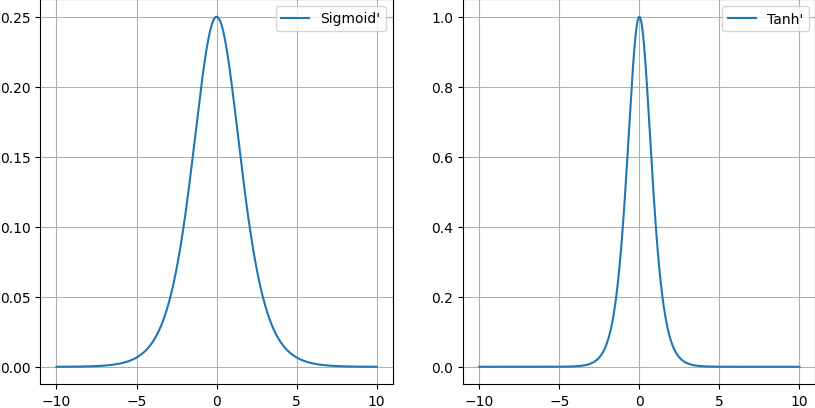

This chart was generated by the following Python code:
import matplotlib.pyplot as plt
import numpy as np

'''
start = -10  # 输入需要绘制的起始值（从左到右）
stop = 10  # 输入需要绘制的终点值
step = 0.02  # 输入步长
fig = plt.figure(figsize=(10, 5))

ax1 = plt.subplot(1, 2, 1)
num = (stop - start) / step  # 计算点的个数
g = lambda z: 1 / (1 + np.exp(-x))
x = np.linspace(start, stop, int(num))
y = g(x)
l1 = ax1.plot(x, y, label='Sigmoid')

g = lambda z: (np.exp(z) - np.exp(-z)) / (np.exp(z) + np.exp(-z))
x = np.linspace(start, stop, int(num))
y = g(x)
l2 = ax1.plot(x, y, label='Tanh')

lns = l1 + l2
labs = [l.get_label() for l in lns]
ax1.legend(lns, labs, loc='upper left')

plt.grid(True)  # 显示网格

ax2 = plt.subplot(1, 2, 2)

g = lambda z: np.maximum(0, z)
x = np.linspace(start, stop, int(num))
y = g(x)
ax2.plot(x, y, label='Relu')

plt.grid(True)  # 显示网格

plt.legend()  # 显示旁注#注意：不会显示后来再定义的旁注
plt.savefig("./" + "Activation.png", bbox_inches='tight', pad_inches=0)

plt.show()

'''
start = -10  # 输入需要绘制的起始值（从左到右）
stop = 10  # 输入需要绘制的终点值
step = 0.02  # 输入步长
fig = plt.figure(figsize=(10, 5))

ax1 = plt.subplot(1, 2, 1)
num = (stop - start) / step  # 计算点的个数
g = lambda z: (np.exp(-z)) / ((1 + np.exp(-z)) * (1 + np.exp(-z)))
x = np.linspace(start, stop, int(num))
y = g(x)
l1 = ax1.plot(x, y, label="Sigmoid'")
plt.legend()
plt.grid(True)  # 显示网格

ax2 = plt.subplot(1, 2, 2)
#g = lambda z: 1 - ((np.exp(z) - np.exp(-z)) * (np.exp(z) - np.exp(-z))) / ((np.exp(z) + np.exp(-z)) * (np.exp(z) + np.exp(-z)))
g = lambda z:4 / ((np.exp(z) + np.exp(-z)) * (np.exp(z) + np.exp(-z)))
x = np.linspace(start, stop, int(num))
y = g(x)
l2 = ax2.plot(x, y, label="Tanh'")
plt.grid(True)  # 显示网格

plt.legend()  # 显示旁注#注意：不会显示后来再定义的旁注
plt.savefig("./" + "Activation.png", bbox_inches='tight', pad_inches=0)

plt.show()
